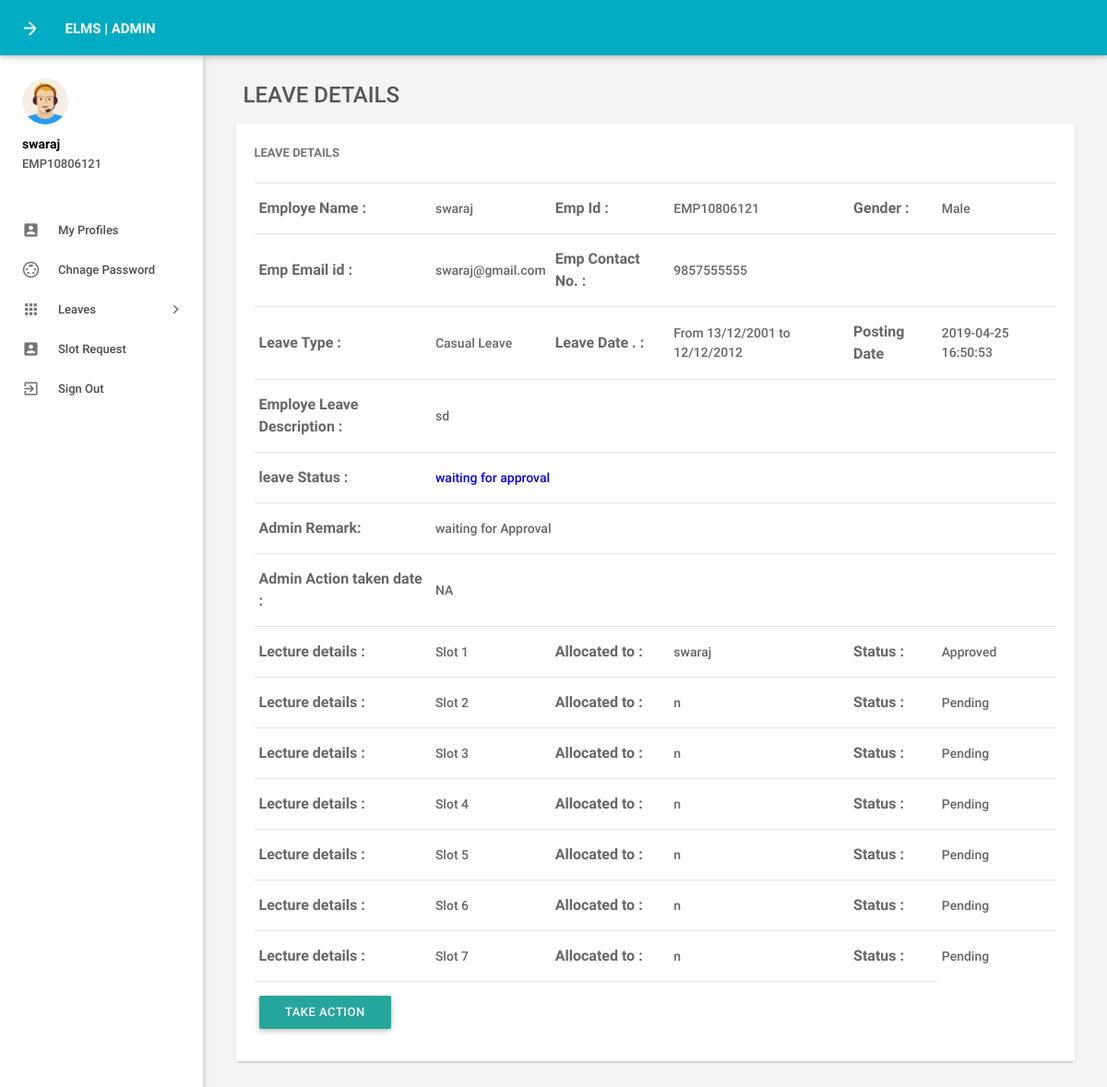
Screenshot of /slotsAction.php?leaveid=21 (signed in) with the database file from the repository.
### tables this page shows
CREATE TABLE `tblemployees` (
  `id` int(11) NOT NULL,
  `EmpId` varchar(100) NOT NULL,
  `FirstName` varchar(150) NOT NULL,
  `EmailId` varchar(200) NOT NULL,
  `Password` varchar(180) NOT NULL,
  `Gender` varchar(100) NOT NULL,
  `Dob` varchar(100) NOT NULL,
  `Department` varchar(255) NOT NULL,
  `Address` varchar(255) NOT NULL,
  `City` varchar(200) NOT NULL,
  `Country` varchar(150) NOT NULL,
  `Phonenumber` char(11) NOT NULL,
  `Status` int(1) NOT NULL,
  `RegDate` timestamp NOT NULL DEFAULT CURRENT_TIMESTAMP
);

CREATE TABLE `tblleaves` (
  `id` int(11) NOT NULL,
  `LeaveType` varchar(110) NOT NULL,
  `ToDate` varchar(120) NOT NULL,
  `FromDate` varchar(120) NOT NULL,
  `Description` mediumtext NOT NULL,
  `PostingDate` timestamp NOT NULL DEFAULT CURRENT_TIMESTAMP,
  `AdminRemark` mediumtext,
  `AdminRemarkDate` varchar(120) DEFAULT NULL,
  `Status` int(1) NOT NULL,
  `IsRead` int(1) NOT NULL,
  `empid` int(11) DEFAULT NULL,
  `l1` varchar(400) NOT NULL,
  `l11` varchar(400) NOT NULL DEFAULT 'Pending',
  `l2` varchar(400) NOT NULL,
  `l22` varchar(400) NOT NULL DEFAULT 'Pending',
  `l3` varchar(400) NOT NULL,
  `l33` varchar(400) NOT NULL DEFAULT 'Pending',
  `l4` varchar(400) NOT NULL,
  `l44` varchar(400) NOT NULL DEFAULT 'Pending',
  `l5` varchar(400) NOT NULL,
  `l55` varchar(400) NOT NULL DEFAULT 'Pending',
  `l6` varchar(400) NOT NULL,
  `l66` varchar(400) NOT NULL DEFAULT 'Pending',
  `l7` varchar(400) NOT NULL,
  `l77` varchar(400) NOT NULL DEFAULT 'Pending'
);

### slotsAction.php (the view, shortened to what this page needs)
<?php
include('includes/config.php');
if(strlen($_SESSION['emplogin'])==0)
    {
header('location:index.php');
}
else{
 ?>
<!DOCTYPE html>
<html lang="en">
    <head>
        <link type="text/css" rel="stylesheet" href="assets/plugins/materialize/css/materialize.min.css"/>
        <link href="assets/plugins/material-preloader/css/materialPreloader.min.css" rel="stylesheet">
        <link href="assets/plugins/datatables/css/jquery.dataTables.min.css" rel="stylesheet">
                <link href="assets/plugins/google-code-prettify/prettify.css" rel="stylesheet" type="text/css"/>
        <link href="assets/css/alpha.min.css" rel="stylesheet" type="text/css"/>
        <link href="assets/css/custom.css" rel="stylesheet" type="text/css"/>
    </head>
    <body>
       <?php include('includes/header.php');?>
       <?php include('includes/sidebar.php');?>
            <main class="mn-inner">
                <div class="row">
                    <div class="col s12">
                        <div class="page-title" style="font-size:24px;">Leave Details</div>
                    </div>
                    <div class="col s12 m12 l12">
                        <div class="card">
                            <div class="card-content">
                                <span class="card-title">Leave Details</span>
                                <table id="example" class="display responsive-table ">
                                    <tbody>
<?php
$lid=intval($_GET['leaveid']);
$sql = "SELECT tblleaves.id as lid,tblleaves.l1,tblleaves.l2,tblleaves.l3,tblleaves.l4,tblleaves.l5,tblleaves.l6,tblleaves.l7,tblleaves.l11,tblleaves.l22,tblleaves.l33,tblleaves.l44,tblleaves.l55,tblleaves.l66,tblleaves.l77, tblemployees.FirstName,tblemployees.EmpId,tblemployees.id,tblemployees.Gender,tblemployees.Phonenumber,tblemployees.EmailId,tblleaves.LeaveType,tblleaves.ToDate,tblleaves.FromDate,tblleaves.Description,tblleaves.PostingDate,tblleaves.Status,tblleaves.AdminRemark,tblleaves.AdminRemarkDate from tblleaves join tblemployees on tblleaves.empid=tblemployees.id where tblleaves.id=:lid";
$query = $dbh -> prepare($sql);
$query->bindParam(':lid',$lid,PDO::PARAM_STR);
$query->execute();
$results=$query->fetchAll(PDO::FETCH_OBJ);
$cnt=1;
if($query->rowCount() > 0)
{
foreach($results as $result)
{
      ?>
                                        <tr>
                                            <td style="font-size:16px;"> <b>Employe Name :</b></td>
                                              <td>
                                                <?php echo htmlentities($result->FirstName);?></td>
                                              <td style="font-size:16px;"><b>Emp Id :</b></td>
                                              <td><?php echo htmlentities($result->EmpId);?></td>
                                              <td style="font-size:16px;"><b>Gender :</b></td>
                                              <td><?php echo htmlentities($result->Gender);?></td>
                                          </tr>
                                          <tr>
                                             <td style="font-size:16px;"><b>Emp Email id :</b></td>
                                            <td><?php echo htmlentities($result->EmailId);?></td>
                                             <td style="font-size:16px;"><b>Emp Contact No. :</b></td>
                                            <td><?php echo htmlentities($result->Phonenumber);?></td>
                                            <td>&nbsp;</td>
                                             <td>&nbsp;</td>
                                        </tr>
  <tr>
                                             <td style="font-size:16px;"><b>Leave Type :</b></td>
                                            <td><?php echo htmlentities($result->LeaveType);?></td>
                                             <td style="font-size:16px;"><b>Leave Date . :</b></td>
                                            <td>From <?php echo htmlentities($result->FromDate);?> to <?php echo htmlentities($result->ToDate);?></td>
                                            <td style="font-size:16px;"><b>Posting Date</b></td>
                                           <td><?php echo htmlentities($result->PostingDate);?></td>
                                        </tr>
<tr>
                                             <td style="font-size:16px;"><b>Employe Leave Description : </b></td>
                                            <td colspan="5"><?php echo htmlentities($result->Description);?></td>
                                        </tr>
<tr>
<td style="font-size:16px;"><b>leave Status :</b></td>
<td colspan="5"><?php $stats=$result->Status;
if($stats==1){
?>
<span style="color: green">Approved</span>
 <?php } if($stats==2)  { ?>
<span style="color: red">Not Approved</span>
<?php } if($stats==0)  { ?>
 <span style="color: blue">waiting for approval</span>
 <?php } ?>
</td>
</tr>
<tr>
<td style="font-size:16px;"><b>Admin Remark: </b></td>
<td colspan="5"><?php
if($result->AdminRemark==""){
  echo "waiting for Approval";
}
else{
echo htmlentities($result->AdminRemark);
}
?></td>
 </tr>
 <tr>
<td style="font-size:16px;"><b>Admin Action taken date : </b></td>
<td colspan="5"><?php
if($result->AdminRemarkDate==""){
  echo "NA";
}
else{
echo htmlentities($result->AdminRemarkDate);
}
?></td>
 </tr>
      <tr>
                                            <td style="font-size:16px;"> <b>Lecture details :</b></td>
                                              <td>
                                                    Slot 1</td>
                                              <td style="font-size:16px;"><b>Allocated to :</b></td>
                                              <td><?php echo htmlentities($result->l1);?></td>
                                              <td style="font-size:16px;"><b>Status :</b></td>
                                              <td><?php echo htmlentities($result->l11);?></td>
                                          </tr>
      <tr>
                                            <td style="font-size:16px;"> <b>Lecture details :</b></td>
                                              <td>
                                                    Slot 2</td>
                                              <td style="font-size:16px;"><b>Allocated to :</b></td>
                                              <td><?php echo htmlentities($result->l2);?></td>
                                              <td style="font-size:16px;"><b>Status :</b></td>
                                              <td><?php echo htmlentities($result->l22);?></td>
                                          </tr>
                                                <tr>
                                            <td style="font-size:16px;"> <b>Lecture details :</b></td>
                                              <td>
                                                    Slot 3</td>
                                              <td style="font-size:16px;"><b>Allocated to :</b></td>
                                              <td><?php echo htmlentities($result->l3);?></td>
                                              <td style="font-size:16px;"><b>Status :</b></td>
                                              <td><?php echo htmlentities($result->l33);?></td>
                                          </tr>
                                                <tr>
                                            <td style="font-size:16px;"> <b>Lecture details :</b></td>
                                              <td>
                                                    Slot 4</td>
                                              <td style="font-size:16px;"><b>Allocated to :</b></td>
                                              <td><?php echo htmlentities($result->l4);?></td>
                                              <td style="font-size:16px;"><b>Status :</b></td>
                                              <td><?php echo htmlentities($result->l44);?></td>
                                          </tr>
                                                <tr>
                                            <td style="font-size:16px;"> <b>Lecture details :</b></td>
                                              <td>
                                                    Slot 5</td>
                                              <td style="font-size:16px;"><b>Allocated to :</b></td>
                                              <td><?php echo htmlentities($result->l5);?></td>
                                              <td style="font-size:16px;"><b>Status :</b></td>
                                              <td><?php echo htmlentities($result->l55);?></td>
                                          </tr>
                                                <tr>
                                            <td style="font-size:16px;"> <b>Lecture details :</b></td>
                                              <td>
                                                    Slot 6</td>
                                              <td style="font-size:16px;"><b>Allocated to :</b></td>
                                              <td><?php echo htmlentities($result->l6);?></td>
                                              <td style="font-size:16px;"><b>Status :</b></td>
                                              <td><?php echo htmlentities($result->l66);?></td>
                                          </tr>
                                                <tr>
                                            <td style="font-size:16px;"> <b>Lecture details :</b></td>
                                              <td>
                                                    Slot 7</td>
                                              <td style="font-size:16px;"><b>Allocated to :</b></td>
                                              <td><?php echo htmlentities($result->l7);?></td>
                                              <td style="font-size:16px;"><b>Status :</b></td>
                                              <td><?php echo htmlentities($result->l77);?></td>
                                          </tr>
<?php
if($stats==0)
{
?>
<tr>
 <td colspan="5">
  <a class="modal-trigger waves-effect waves-light btn" href="#modal1">Take&nbsp;Action</a>
 </td>
</tr>
<?php } ?>
                                         <?php $cnt++;} }?>
                                    </tbody>
                                </table>
                            </div>
                        </div>
                    </div>
                </div>
            </main>
        </div>
        <div class="left-sidebar-hover"></div>
    </body>
</html>
<?php } ?>

### includes/sidebar.php (shortened to what this page needs)
     <aside id="slide-out" class="side-nav white fixed">
                <div class="side-nav-wrapper">
                    <div class="sidebar-profile">
                        <div class="sidebar-profile-image">
                            <img src="assets/images/profile-image.png" class="circle" alt="">
                        </div>
                        <div class="sidebar-profile-info">
                    <?php
$eid=$_SESSION['eid'];
$sql = "SELECT FirstName,EmpId from  tblemployees where id=:eid";
$query = $dbh -> prepare($sql);
$query->bindParam(':eid',$eid,PDO::PARAM_STR);
$query->execute();
$results=$query->fetchAll(PDO::FETCH_OBJ);
if($query->rowCount() > 0)
{
foreach($results as $result)
{               ?>
                                <p><?php echo htmlentities($result->FirstName);?> </p>
                                <span><?php echo htmlentities($result->EmpId)?></span>
                         <?php }} ?>
                        </div>
                    </div>
                <ul class="sidebar-menu collapsible collapsible-accordion" data-collapsible="accordion">
  <li class="no-padding"><a class="waves-effect waves-grey" href="myprofile.php"><i class="material-icons">account_box</i>My Profiles</a></li>
  <li class="no-padding"><a class="waves-effect waves-grey" href="emp-changepassword.php"><i class="material-icons">settings_input_svideo</i>Chnage Password</a></li>
                    <li class="no-padding">
                        <a class="collapsible-header waves-effect waves-grey"><i class="material-icons">apps</i>Leaves<i class="nav-drop-icon material-icons">keyboard_arrow_right</i></a>
                    </li>
          <li class="no-padding"><a class="waves-effect waves-grey" href="slots.php"><i class="material-icons">account_box</i>Slot Request</a></li>
                  <li class="no-padding">
                                <a class="waves-effect waves-grey" href="logout.php"><i class="material-icons">exit_to_app</i>Sign Out</a>
                            </li>
                </ul>
                </div>
            </aside>

### assets/css/materialdesign.css (style rules this page uses)
.material-icons { font-family: 'Material Icons'; font-weight: normal; font-style: normal; font-size: 24px; line-height: 1; letter-spacing: normal; text-transform: none; display: inline-block; white-space: nowrap; word-wrap: normal; direction: ltr; -webkit-font-feature-settings: 'liga'; -webkit-font-smoothing: antialiased; }

### rows the page displays
tblemployees: FirstName "swaraj", EmpId "EMP10806121"
tblleaves: tblemployees.FirstName "swaraj", tblemployees.EmpId "EMP10806121", tblemployees.Gender "Male", tblemployees.EmailId "swaraj@gmail.com", tblemployees.Phonenumber "9857555555", LeaveType "Casual Leave", FromDate "13/12/2001", ToDate "12/12/2012", PostingDate "2019-04-25 16:50:53", Description "sd", Status "waiting for approval", shows "waiting for Approval", shows "NA", l1 "swaraj", l11 "Approved", l2 "n", l22 "Pending", l3 "n", l33 "Pending", l4 "n", l44 "Pending", l5 "n", l55 "Pending", l6 "n", l66 "Pending", l7 "n", l77 "Pending"
